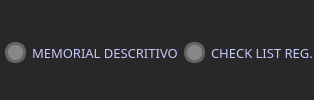
              <widget class="QFrame" name="frame_26">
               <property name="styleSheet">
                <string notr="true">background-color: rgb(40, 40, 40);
border-radius: 10px;
color:rgb(200, 200, 255);</string>
               </property>
               <property name="frameShape">
                <enum>QFrame::StyledPanel</enum>
               </property>
               <property name="frameShadow">
                <enum>QFrame::Raised</enum>
               </property>
               <layout class="QHBoxLayout" name="horizontalLayout_10">
                <property name="spacing">
                 <number>5</number>
                </property>
                <property name="leftMargin">
                 <number>5</number>
                </property>
                <property name="topMargin">
                 <number>5</number>
                </property>
                <property name="rightMargin">
                 <number>0</number>
                </property>
                <property name="bottomMargin">
                 <number>0</number>
                </property>
                <item>
                 <widget class="QFrame" name="frame_38">
                  <property name="frameShape">
                   <enum>QFrame::StyledPanel</enum>
                  </property>
                  <property name="frameShadow">
                   <enum>QFrame::Raised</enum>
                  </property>
                  <layout class="QHBoxLayout" name="horizontalLayout_34">
                   <property name="spacing">
                    <number>0</number>
                   </property>
                   <property name="leftMargin">
                    <number>0</number>
                   </property>
                   <property name="topMargin">
                    <number>0</number>
                   </property>
                   <property name="rightMargin">
                    <number>0</number>
                   </property>
                   <property name="bottomMargin">
                    <number>0</number>
                   </property>
                   <item>
                    <widget class="QCheckBox" name="cbox_memorial">
                     <property name="sizePolicy">
                      <sizepolicy hsizetype="Expanding" vsizetype="Expanding">
                       <horstretch>0</horstretch>
                       <verstretch>0</verstretch>
                      </sizepolicy>
                     </property>
                     <property name="font">
                      <font>
                       <family>Quicksand</family>
                       <pointsize>10</pointsize>
                      </font>
                     </property>
                     <property name="styleSheet">
                      <string notr="true">QCheckBox::indicator{
	border: 3px solid rgb(100, 100, 100);
	width: 15px;
	height:15px;
	border-radius: 10px;
	background-color: rgb(135, 135, 135);
}
QCheckBox::indicator:checked{
	border: 3px solid rgb(195, 156, 0);
	background-color: rgb(255, 255, 127);
}</string>
                     </property>
                     <property name="text">
                      <string>MEMORIAL DESCRITIVO</string>
                     </property>
                    </widget>
                   </item>
                  </layout>
                 </widget>
                </item>
                <item>
                 <widget class="QFrame" name="frame_4">
                  <property name="minimumSize">
                   <size>
                    <width>0</width>
                    <height>0</height>
                   </size>
                  </property>
                  <property name="frameShape">
                   <enum>QFrame::StyledPanel</enum>
                  </property>
                  <property name="frameShadow">
                   <enum>QFrame::Raised</enum>
                  </property>
                  <layout class="QHBoxLayout" name="horizontalLayout_44">
                   <property name="spacing">
                    <number>0</number>
                   </property>
                   <property name="leftMargin">
                    <number>0</number>
                   </property>
                   <property name="topMargin">
                    <number>0</number>
                   </property>
                   <property name="rightMargin">
                    <number>0</number>
                   </property>
                   <property name="bottomMargin">
                    <number>0</number>
                   </property>
                   <item>
                    <widget class="QCheckBox" name="cbox_reg">
                     <property name="sizePolicy">
                      <sizepolicy hsizetype="Expanding" vsizetype="Expanding">
                       <horstretch>0</horstretch>
                       <verstretch>0</verstretch>
                      </sizepolicy>
                     </property>
                     <property name="font">
                      <font>
                       <family>Quicksand</family>
                       <pointsize>10</pointsize>
                      </font>
                     </property>
                     <property name="styleSheet">
                      <string notr="true">QCheckBox::indicator{
	border: 3px solid rgb(100, 100, 100);
	width: 15px;
	height:15px;
	border-radius: 10px;
	background-color: rgb(135, 135, 135);
}
QCheckBox::indicator:checked{
	border: 3px solid rgb(195, 156, 0);
	background-color: rgb(255, 255, 127);
}</string>
                     </property>
                     <property name="text">
                      <string>CHECK LIST REG.</string>
                     </property>
                    </widget>
                   </item>
                  </layout>
                 </widget>
                </item>
               </layout>
              </widget>
